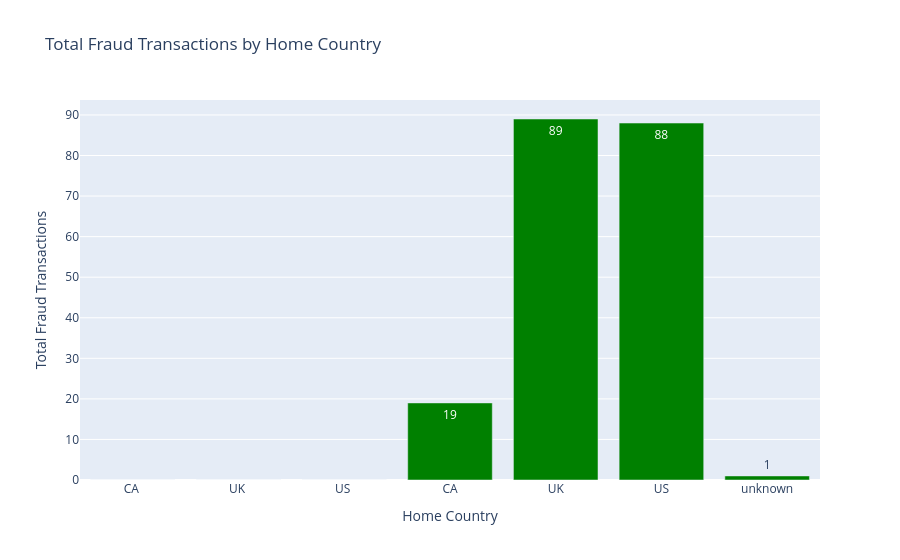

Here is the notebook cell this chart was saved with:
### Code cell
# Grouping by home_country and summing the number of frauds
country_fraud = df.groupby('home_country')['is_fraud'].sum().reset_index(name='total_fraud')

# Create the bar plot for total fraud transactions by home country
fig_country_fraud = px.bar(
    country_fraud,
    x='home_country', 
    y='total_fraud',
    title='Total Fraud Transactions by Home Country',
    labels={'total_fraud': 'Total Fraud Transactions', 'home_country': 'Home Country'},
    text='total_fraud'  # Adding values on top of the bars
)

# Setting colors and hover template
fig_country_fraud.update_traces(marker_color='green', hovertemplate='Total Fraud: %{y}<extra></extra>')

# Displaying the figure
fig_country_fraud.show()

### Figure 1 — Plotly figure (JSON) as saved in the notebook; plotly's stock layout.template omitted (floating-point values rounded to 4 significant figures)
{"data": [{"hovertemplate": "Total Fraud: %{y}<extra></extra>", "legendgroup": "", "marker": {"color": "green", "pattern": {"shape": ""}}, "name": "", "orientation": "v", "showlegend": false, "text": [0.0, 0.0, 0.0, 19.0, 89.0, 88.0, 1.0], "textposition": "auto", "type": "bar", "x": [" CA  ", " UK  ", " US  ", "CA", "UK", "US", "unknown"], "xaxis": "x", "y": [0, 0, 0, 19, 89, 88, 1], "yaxis": "y"}], "layout": {"barmode": "relative", "legend": {"tracegroupgap": 0}, "title": {"text": "Total Fraud Transactions by Home Country"}, "xaxis": {"anchor": "y", "domain": [0, 1], "title": {"text": "Home Country"}}, "yaxis": {"anchor": "x", "domain": [0, 1], "title": {"text": "Total Fraud Transactions"}}}}
